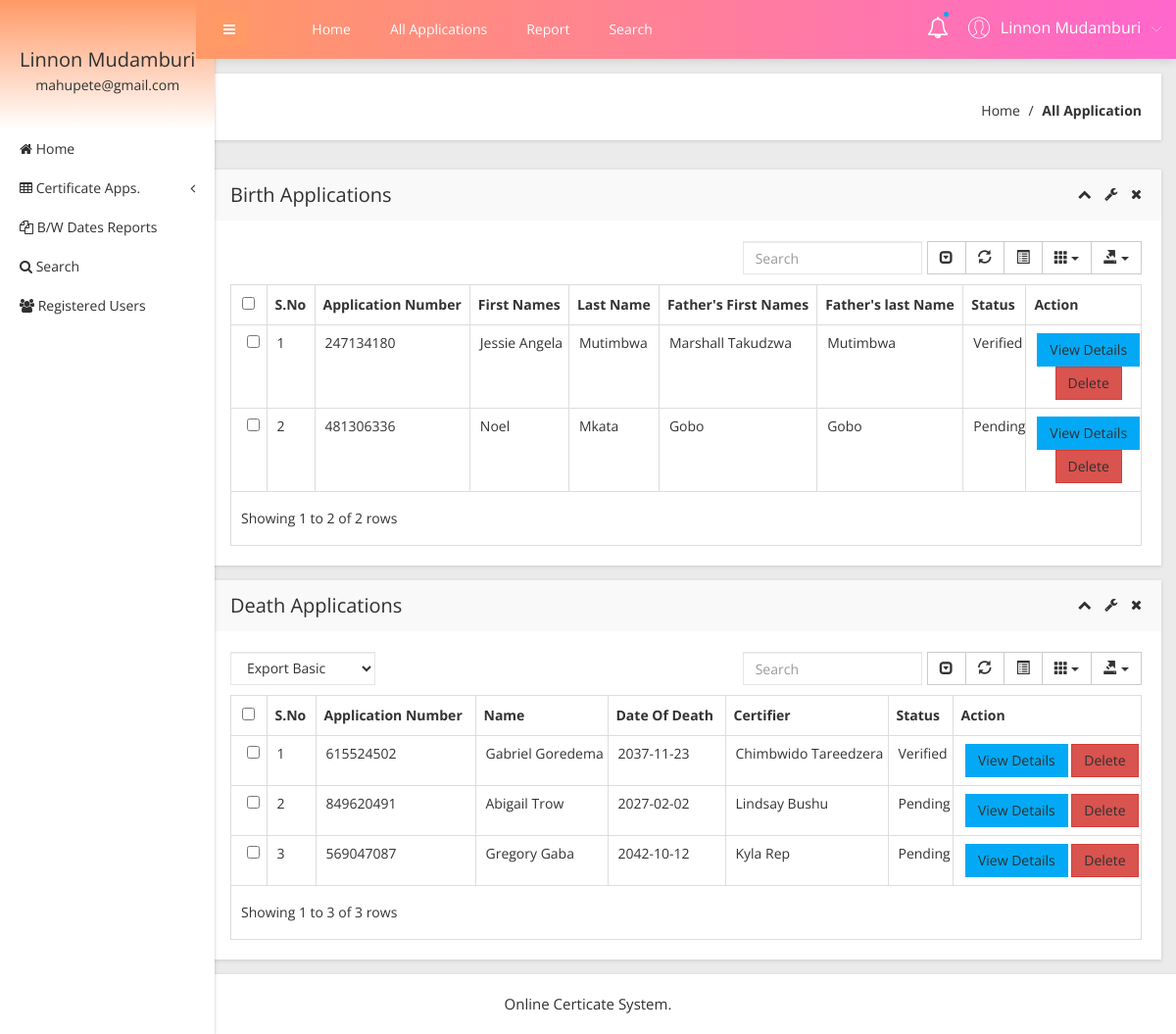
/obcs/admin/all-applications.php (signed in), run on the app's committed database.
### tables this page shows
CREATE TABLE `tblapplication` (
  `ID` int(10) NOT NULL,
  `UserID` int(5) NOT NULL,
  `ApplicationID` varchar(200) DEFAULT NULL,
  `DateofBirth` varchar(200) DEFAULT NULL,
  `Gender` varchar(50) DEFAULT NULL,
  `ChildFirstNames` varchar(200) DEFAULT NULL,
  `PlaceofBirth` varchar(200) DEFAULT NULL,
  `FatherFirstNames` varchar(200) DEFAULT NULL,
  `MotherFirstNames` varchar(120) DEFAULT NULL,
  `childLastName` varchar(100) NOT NULL,
  `FatherLastName` varchar(100) NOT NULL,
  `FatherPob` varchar(100) NOT NULL,
  `FatherID` varchar(200) DEFAULT NULL,
  `Dateofapply` timestamp NULL DEFAULT CURRENT_TIMESTAMP,
  `Remark` varchar(200) DEFAULT NULL,
  `Status` varchar(50) DEFAULT NULL,
  `UpdationDate` timestamp NULL DEFAULT NULL ON UPDATE CURRENT_TIMESTAMP,
  `BirthRecordNo` int(50) DEFAULT NULL,
  `InformantAddress` varchar(100) DEFAULT NULL,
  `InformantQualification` varchar(100) DEFAULT NULL,
  `InformantName` varchar(50) DEFAULT NULL,
  `MotherLastName` varchar(50) DEFAULT NULL,
  `MotherID` varchar(50) DEFAULT NULL,
  `MotherPob` varchar(100) NOT NULL
);

CREATE TABLE `dthapplication` (
  `ID` int(11) NOT NULL,
  `UserID` int(11) NOT NULL,
  `ApplicationID` int(11) NOT NULL,
  `Gender` varchar(20) NOT NULL,
  `FullName` varchar(100) NOT NULL,
  `DateofBirth` varchar(100) NOT NULL,
  `MaritalStatus` varchar(100) NOT NULL,
  `Occupation` varchar(100) NOT NULL,
  `PermanentAdd` varchar(100) NOT NULL,
  `DateofDeath` varchar(100) NOT NULL,
  `PlaceofDeath` varchar(100) NOT NULL,
  `CauseOfDeath` varchar(100) NOT NULL,
  `Certifier` varchar(100) NOT NULL,
  `Dateofapply` timestamp NOT NULL DEFAULT CURRENT_TIMESTAMP,
  `Remark` varchar(100) DEFAULT NULL,
  `Status` varchar(100) DEFAULT NULL,
  `UpdationDate` timestamp NULL DEFAULT NULL
);

### obcs/admin/all-applications.php (the view, shortened to what the rows shown need)
<?php
include('includes/dbconnection.php');
if (strlen($_SESSION['obcsaid']==0)) {
  header('location:logout.php');
  } else{
  ?>
<!doctype html>
<html class="no-js" lang="en">
<head>
    <link rel="stylesheet" href="css/bootstrap.min.css">
    <link rel="stylesheet" href="css/font-awesome.min.css">
    <link rel="stylesheet" href="css/adminpro-custon-icon.css">
    <link rel="stylesheet" href="css/meanmenu.min.css">
    <link rel="stylesheet" href="css/jquery.mCustomScrollbar.min.css">
    <link rel="stylesheet" href="css/animate.css">
    <link rel="stylesheet" href="css/data-table/bootstrap-table.css">
    <link rel="stylesheet" href="css/data-table/bootstrap-editable.css">
    <link rel="stylesheet" href="css/normalize.css">
    <link rel="stylesheet" href="css/c3.min.css">
    <link rel="stylesheet" href="style.css">
    <link rel="stylesheet" href="css/responsive.css">
</head>
<body class="materialdesign">
    <div class="wrapper-pro">
      <?php include_once('includes/sidebar.php');?>
        <?php include_once('includes/header.php');?>
            <div class="data-table-area mg-b-15">
                <div class="container-fluid">
                    <div class="row">
                        <div class="col-lg-12">
                            <div class="sparkline13-list shadow-reset">
                                <div class="sparkline13-hd">
                                    <div class="main-sparkline13-hd">
                                        <h1>Birth Applications</h1>
                                    </div>
                                </div>
                                <div class="sparkline13-graph">
                                    <div class="datatable-dashv1-list custom-datatable-overright">
                                        <table id="table" data-toggle="table" data-pagination="true" data-search="true" data-show-columns="true" data-show-pagination-switch="true" data-show-refresh="true" data-key-events="true" data-show-toggle="true" data-resizable="true" data-cookie="true" data-cookie-id-table="saveId" data-show-export="true" data-click-to-select="true" data-toolbar="#toolbar">
                                            <thead>
                                                <tr>
                                                    <th>S.No</th>
                                                    <th>Application Number</th>
                                                    <th>First Names</th>
                                                    <th >Last Name</th>
                                                    <th>Father's First Names</th>
                                                    <th>Father's last Name</th>
                                                    <th>Status</th>
                                                    <th data-field="action">Action</th>
                                                </tr>
                                            </thead>
                                            <tbody>
                                              <?php
$sql="SELECT * from tblapplication";
$query = $dbh -> prepare($sql);
$query->execute();
$results=$query->fetchAll(PDO::FETCH_OBJ);
$cnt=1;
if($query->rowCount() > 0)
{
foreach($results as $row)
{               ?>
                                                <tr>
                                                    <td><?php echo htmlentities($cnt);?></td>
                                                    <td><?php  echo htmlentities($row->ApplicationID);?></td>
                                                    <td><?php  echo htmlentities($row->ChildFirstNames);?></td>
                                                   <td><?php  echo htmlentities($row->childLastName);?></td>
                                                   <td><?php  echo htmlentities($row->FatherFirstNames);?></td>
                                                   <td><?php  echo htmlentities($row->FatherLastName);?></td>
              <?php if($row->Status==""){ ?>
                     <td><?php echo "Pending"; ?></td>
<?php } else { ?>                  <td><?php  echo htmlentities($row->Status);?>
                  </td>
                  <?php } ?>
                                                    <td class="datatable-ct"><a href="view-application-detail.php?viewid=<?php echo htmlentities($row->ID);?>" class="btn btn-primary">View Details</a>
<a href="all-applications.php?del=<?php echo htmlentities($row->ID);?>" onclick="return confirm('Do you really want to delete?');" class="btn btn-danger">Delete</a>
                                                    </td>
                                                </tr>
                                             <?php $cnt=$cnt+1;}} ?>
                                            </tbody>
                                        </table>
                                    </div>
                                </div>
                            </div>
                        </div>
                    </div>
                </div>
            </div>
            <div class="data-table-area mg-b-15">
                <div class="container-fluid">
                    <div class="row">
                        <div class="col-lg-12">
                            <div class="sparkline13-list shadow-reset">
                                <div class="sparkline13-hd">
                                    <div class="main-sparkline13-hd">
                                        <h1>Death Applications</h1>
                                    </div>
                                </div>
                                <div class="sparkline13-graph">
                                    <div class="datatable-dashv1-list custom-datatable-overright">
                                        <table id="table" data-toggle="table" data-pagination="true" data-search="true" data-show-columns="true" data-show-pagination-switch="true" data-show-refresh="true" data-key-events="true" data-show-toggle="true" data-resizable="true" data-cookie="true" data-cookie-id-table="saveId" data-show-export="true" data-click-to-select="true" data-toolbar="#toolbar">
                                            <thead>
                                                <tr>
                                                    <th>S.No</th>
                                                    <th>Application Number</th>
                                                    <th>Name</th>
                                                    <th >Date Of Death</th>
                                                    <th>Certifier</th>
                                                    <th>Status</th>
                                                    <th data-field="action">Action</th>
                                                </tr>
                                            </thead>
                                            <tbody>
                                              <?php
$sql="SELECT * from dthapplication";
$query = $dbh -> prepare($sql);
$query->execute();
$results=$query->fetchAll(PDO::FETCH_OBJ);
$cnt=1;
if($query->rowCount() > 0)
{
foreach($results as $row)
{               ?>
                                                <tr>
                                                    <td><?php echo htmlentities($cnt);?></td>
                                                    <td><?php  echo htmlentities($row->ApplicationID);?></td>
                                                    <td><?php  echo htmlentities($row->FullName);?></td>
                                                   <td><?php  echo htmlentities($row->DateofDeath);?></td>
                                                    <td><?php  echo htmlentities($row->Certifier);?></td>
                                                  <?php if($row->Status==""){ ?>
                     <td><?php echo "Pending"; ?></td>
<?php } else { ?>                  <td><?php  echo htmlentities($row->Status);?>
                  </td>
                  <?php } ?>
                                                    <td class="datatable-ct"><a href="view-death-application-detail.php?viewid=<?php echo htmlentities($row->ID);?>" class="btn btn-primary">View Details</a>
<a href="all-applications.php?del=<?php echo htmlentities($row->ID);?>" onclick="return confirm('Do you really want to delete?');" class="btn btn-danger">Delete</a>
                                                    </td>
                                                </tr>
                                             <?php $cnt=$cnt+1;}} ?>
                                            </tbody>
                                        </table>
                                    </div>
                                </div>
                            </div>
                        </div>
                    </div>
                </div>
            </div>
        </div>
    </div>
</body>
</html><?php }  ?>

### obcs/admin/includes/sidebar.php (shortened to what the rows shown need)
     <?php
include('includes/dbconnection.php');
if (strlen($_SESSION['obcsaid']==0)) {
  header('location:logout.php');
  } else{
  ?>
  <div class="left-sidebar-pro">
            <nav id="sidebar">
                <div class="sidebar-header">
                    <?php
$aid=$_SESSION['obcsaid'];
$sql="SELECT AdminName,Email from  tbladmin where ID=:aid";
$query = $dbh -> prepare($sql);
$query->bindParam(':aid',$aid,PDO::PARAM_STR);
$query->execute();
$results=$query->fetchAll(PDO::FETCH_OBJ);
$cnt=1;
if($query->rowCount() > 0)
{
foreach($results as $row)
{               ?>
                    <h3> <?php  echo $row->AdminName;?></h3>
                    <p> <?php  echo $row->Email;?></p>
                  <?php $cnt=$cnt+1;}} ?>
                </div>
            </nav>
        </div>
        <?php }  ?>

### obcs/admin/includes/header.php (shortened to what the rows shown need)
      <?php
include('includes/dbconnection.php');
if (strlen($_SESSION['obcsaid']==0)) {
  header('location:logout.php');
  } else{
  ?>
 <div class="content-inner-all">
            <div class="header-top-area">
                <div class="fixed-header-top">
                    <div class="container-fluid">
                        <div class="row">
                            <div class="col-lg-5 col-md-5 col-sm-6 col-xs-12">
                                <div class="header-right-info">
                                    <ul class="nav navbar-nav mai-top-nav header-right-menu">
                                        <li class="nav-item">
                                            <a href="#" data-toggle="dropdown" role="button" aria-expanded="false" class="nav-link dropdown-toggle">
                                                <?php
$aid=$_SESSION['obcsaid'];
$sql="SELECT AdminName,Email from  tbladmin where ID=:aid";
$query = $dbh -> prepare($sql);
$query->bindParam(':aid',$aid,PDO::PARAM_STR);
$query->execute();
$results=$query->fetchAll(PDO::FETCH_OBJ);
$cnt=1;
if($query->rowCount() > 0)
{
foreach($results as $row)
{               ?>
                                                <span class="adminpro-icon adminpro-user-rounded header-riht-inf"></span>
                                                <span class="admin-name"><?php  echo $row->AdminName;?></span>
                                                <span class="author-project-icon adminpro-icon adminpro-down-arrow"></span><?php $cnt=$cnt+1;}} ?>
                                            </a>
                                        </li>
                                    </ul>
                                </div>
                            </div>
                        </div>
                    </div>
                </div>
            </div><?php }  ?>

### data on the page
tblapplication: ApplicationID "247134180", ChildFirstNames "Jessie Angela", childLastName "Mutimbwa", FatherFirstNames "Marshall Takudzwa", FatherLastName "Mutimbwa", Status "Verified"
tblapplication: ApplicationID "481306336", ChildFirstNames "Noel", childLastName "Mkata", FatherFirstNames "Gobo", FatherLastName "Gobo", shows "Pending"
dthapplication: ApplicationID "615524502", FullName "Gabriel Goredema", DateofDeath "2037-11-23", Certifier "Chimbwido Tareedzera", Status "Verified"
dthapplication: ApplicationID "849620491", FullName "Abigail Trow", DateofDeath "2027-02-02", Certifier "Lindsay Bushu", shows "Pending"
dthapplication: ApplicationID "569047087", FullName "Gregory Gaba", DateofDeath "2042-10-12", Certifier "Kyla Rep", shows "Pending"

### other printed values
$row->AdminName "Linnon Mudamburi"
$row->Email "mahupete@gmail.com"
